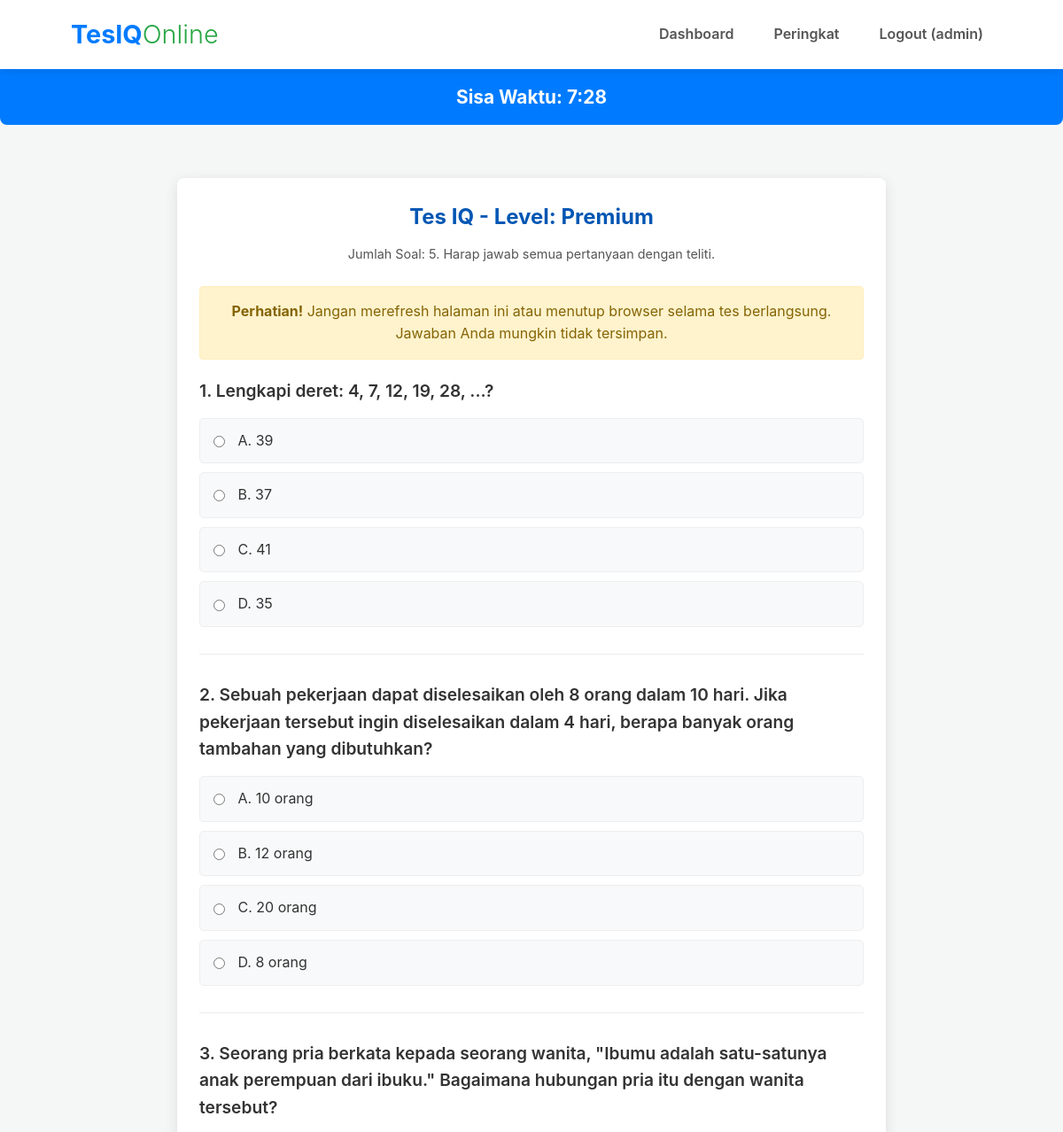
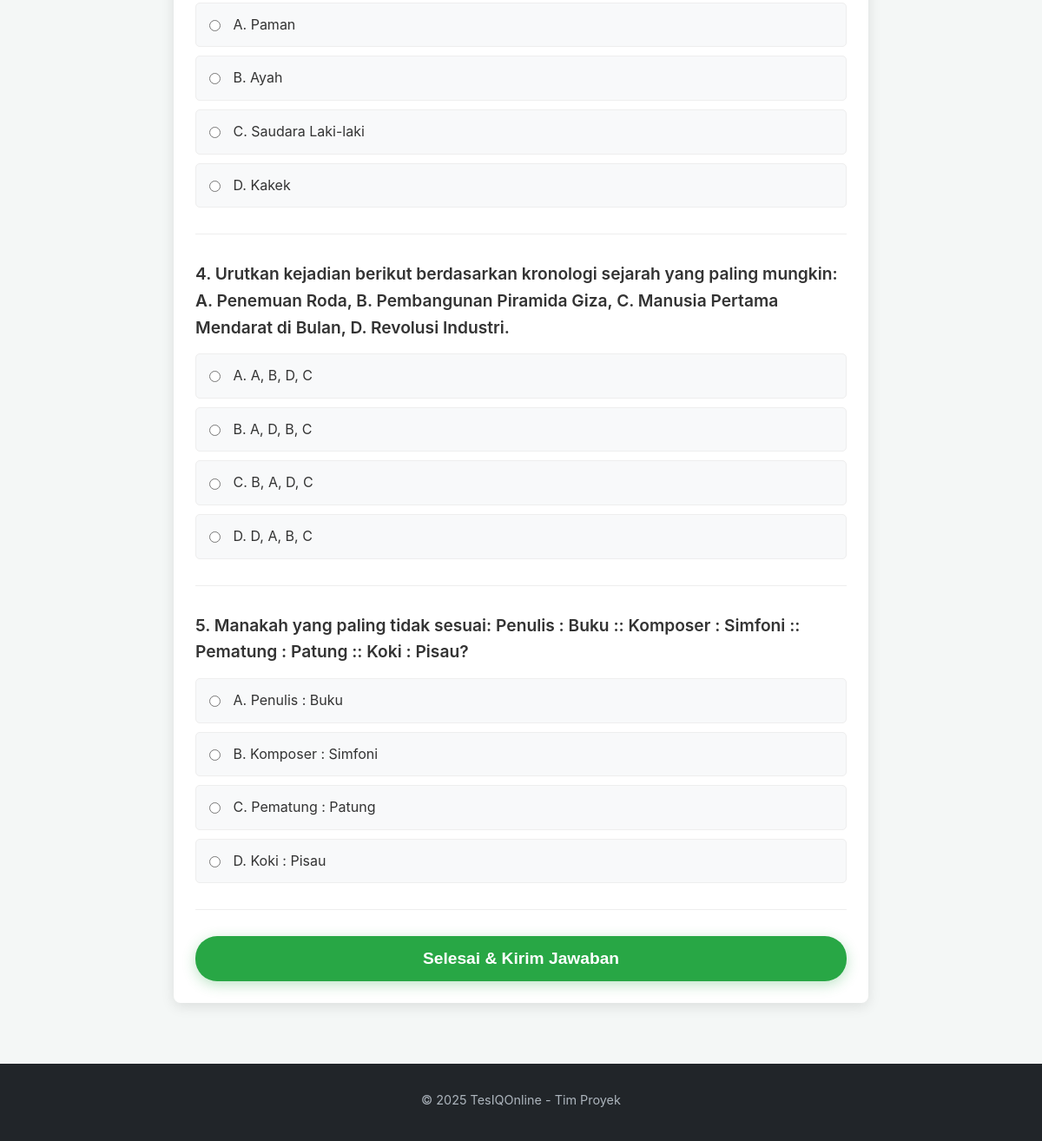
Page /test.php?level_id=4 (signed in) on the committed database (2 pictures, top to bottom).
### tables this page shows
CREATE TABLE IF NOT EXISTS `levels` (
  `id` int(11) NOT NULL AUTO_INCREMENT,
  `level_name` varchar(50) NOT NULL,
  `description` text DEFAULT NULL,
  PRIMARY KEY (`id`),
  UNIQUE KEY `level_name` (`level_name`)
);

CREATE TABLE IF NOT EXISTS `questions` (
  `id` int(11) NOT NULL AUTO_INCREMENT,
  `level_id` int(11) NOT NULL,
  `question_number` int(11) NOT NULL,
  `question_text` text NOT NULL,
  `option_a` varchar(255) NOT NULL,
  `option_b` varchar(255) NOT NULL,
  `option_c` varchar(255) NOT NULL,
  `option_d` varchar(255) NOT NULL,
  `correct_option` char(1) NOT NULL,
  `points` int(11) NOT NULL DEFAULT 10,
  `created_at` timestamp NOT NULL DEFAULT current_timestamp(),
  PRIMARY KEY (`id`),
  KEY `level_id` (`level_id`),
  CONSTRAINT `questions_ibfk_1` FOREIGN KEY (`level_id`) REFERENCES `levels` (`id`) ON DELETE CASCADE
);

### test.php (the view, shortened to what this page needs)
<?php
require_once 'config/db.php';
$level_id = intval($_GET['level_id']);
$stmt_level = $conn->prepare("SELECT level_name, description FROM levels WHERE id = ?");
$stmt_level->bind_param("i", $level_id);
$stmt_level->execute();
$result_level = $stmt_level->get_result();
$level_data = $result_level->fetch_assoc();
$level_name = $level_data['level_name'];
$jumlah_soal_per_tes = 10;
$questions = [];
$stmt_questions = $conn->prepare("SELECT id, question_text, option_a, option_b, option_c, option_d FROM questions WHERE level_id = ? ORDER BY RAND() LIMIT ?");
$stmt_questions->bind_param("ii", $level_id, $jumlah_soal_per_tes);
$stmt_questions->execute();
$result_questions = $stmt_questions->get_result();
if ($result_questions->num_rows > 0) {
    while ($row = $result_questions->fetch_assoc()) {
        $questions[] = $row;
    }
}
$waktu_per_soal_detik = 90;
$total_waktu_tes_detik = count($questions) * $waktu_per_soal_detik;
?>
<!DOCTYPE html>
<html lang="id">
<head>
    <link rel="stylesheet" href="assets/css/style.css">
    <link rel="stylesheet" href="assets/css/test.css">
</head>
<body>
    <header>
        <div class="container">
            <div class="logo">
                 <h1><a href="index.php" style="text-decoration: none; color: inherit;">TesIQ<span class="logo-online">Online</span></a></h1>
            </div>
            <nav>
                <ul>
                    <li><a href="dashboard_user.php">Dashboard</a></li>
                    <li><a href="ranking.php">Peringkat</a></li>
                    <li><a href="logout.php">Logout (<?php echo htmlspecialchars($_SESSION['username']); ?>)</a></li>
                </ul>
            </nav>
        </div>
    </header>
    <div class="timer" id="timer">
        Sisa Waktu: <span id="time">--:--</span>
    </div>
    <main>
        <div class="test-container" data-timeleft="<?php echo $total_waktu_tes_detik; ?>">
            <h2 style="text-align:center; margin-bottom:10px; color:#0056b3;">Tes IQ - Level: <?php echo htmlspecialchars($level_name); ?></h2>
            <p style="text-align:center; margin-bottom:25px; font-size:0.9em; color:#555;">Jumlah Soal: <?php echo count($questions); ?>. Harap jawab semua pertanyaan dengan teliti.</p>
            <div class="warning-message">
                <strong>Perhatian!</strong> Jangan merefresh halaman ini atau menutup browser selama tes berlangsung. Jawaban Anda mungkin tidak tersimpan.
            </div>
            <form action="submit_test.php" method="POST" id="testForm">
                <?php foreach ($questions as $index => $q): ?>
                    <div class="question-block">
                        <p class="question-text"><?php echo ($index + 1) . ". " . htmlspecialchars($q['question_text']); ?></p>
                        <div class="options">
                            <input type="hidden" name="questions_ids[<?php echo $q['id']; ?>]" value="<?php echo $q['id']; ?>"> <label>
                                <input type="radio" name="answers[<?php echo $q['id']; ?>]" value="A" required>
                                A. <?php echo htmlspecialchars($q['option_a']); ?>
                            </label>
                            <label>
                                <input type="radio" name="answers[<?php echo $q['id']; ?>]" value="B">
                                B. <?php echo htmlspecialchars($q['option_b']); ?>
                            </label>
                            <label>
                                <input type="radio" name="answers[<?php echo $q['id']; ?>]" value="C">
                                C. <?php echo htmlspecialchars($q['option_c']); ?>
                            </label>
                            <label>
                                <input type="radio" name="answers[<?php echo $q['id']; ?>]" value="D">
                                D. <?php echo htmlspecialchars($q['option_d']); ?>
                            </label>
                        </div>
                    </div>
                <?php endforeach; ?>
                <button type="submit" class="btn btn-primary submit-test-btn">Selesai & Kirim Jawaban</button>
            </form>
        </div>
    </main>
    <footer style="margin-top: 50px;">
        <div class="container">
            <p>&copy; <?php echo date("Y"); ?> TesIQOnline - Tim Proyek</p>
        </div>
    </footer>
</body>
</html>

### assets/css/style.css (style rules this page uses)
* { margin: 0; padding: 0; box-sizing: border-box; }
body { font-family: -apple-system, BlinkMacSystemFont, "Segoe UI", Roboto, Helvetica, Arial, sans-serif, "Apple Color Emoji", "Segoe UI Emoji", "Segoe UI Symbol"; line-height: 1.6; color: #333; background-color: #f4f7f6; display: flex; flex-direction: column; min-height: 100vh; }
.container { width: 90%; max-width: 1100px; margin: 0 auto; padding: 0 20px; }
header { background-color: #ffffff; color: #333; padding: 1rem 0; box-shadow: 0 2px 10px rgba(0, 0, 0, 0.1); position: sticky; top: 0; z-index: 1000; }
header .container { display: flex; justify-content: space-between; align-items: center; }
header .logo h1 { font-size: 1.8rem; color: #007bff; font-weight: 700; }
header .logo .logo-online { color: #28a745; font-weight: 300; }
header nav ul { list-style: none; display: flex; }
header nav ul li { margin-left: 25px; }
header nav ul li a { text-decoration: none; color: #555; font-weight: 600; padding: 5px 10px; border-radius: 5px; transition: background-color 0.3s ease, color 0.3s ease; }
main { flex-grow: 1; padding-top: 20px; }
.btn { display: inline-block; padding: 12px 28px; text-decoration: none; border-radius: 25px; font-weight: 600; transition: background-color 0.3s ease, transform 0.2s ease; font-size: 1rem; cursor: pointer; border: none; }
.btn-primary { background-color: #28a745; color: #fff; box-shadow: 0 4px 15px rgba(40, 167, 69, 0.3); }
footer { background-color: #212529; color: #adb5bd; text-align: center; padding: 30px 0; margin-top: auto; }
footer p { margin-bottom: 5px; font-size: 0.9rem; }

### assets/css/test.css (style rules this page uses)
.test-container { max-width: 800px; margin: 20px auto; padding: 25px; background-color: #fff; border-radius: 8px; box-shadow: 0 4px 15px rgba(0, 0, 0, 0.1); }
.question-block { margin-bottom: 30px; padding-bottom: 20px; border-bottom: 1px solid #eee; }
.question-text { font-size: 1.2rem; font-weight: 600; margin-bottom: 15px; color: #333; }
.options label { display: block; background-color: #f8f9fa; padding: 12px 15px; margin-bottom: 10px; border-radius: 5px; cursor: pointer; transition: background-color 0.2s ease-in-out, border-color 0.2s ease-in-out; border: 1px solid #eee; }
.options input[type="radio"] { margin-right: 10px; vertical-align: middle; }
.timer { position: sticky; top: 70px; background-color: #007bff; color: white; padding: 15px; text-align: center; font-size: 1.3rem; font-weight: bold; border-radius: 0 0 8px 8px; z-index: 900; margin-bottom: 20px; }
header { position: sticky; top: 0; z-index: 1000; }
.submit-test-btn { display: block; width: 100%; padding: 15px; font-size: 1.2rem; margin-top: 30px; }
.warning-message { background-color: #fff3cd; color: #856404; padding: 15px; margin-bottom: 20px; border: 1px solid #ffeeba; border-radius: 0.25rem; text-align: center; }

### rows in the picture
levels: level_name "Premium"
questions: question_text "Lengkapi deret: 4, 7, 12, 19, 28, ...?", option_a "39", option_b "37", option_c "41", option_d "35"
questions: question_text "Sebuah pekerjaan dapat diselesaikan oleh 8 orang dalam 10 hari. Jika pekerjaan tersebut ingin diselesaikan dalam 4 hari, berapa banyak orang tambahan yang dibutuhkan?", option_a "10 orang", option_b "12 orang", option_c "20 orang", option_d "8 orang"
questions: question_text "Seorang pria berkata kepada seorang wanita, \"Ibumu adalah satu-satunya anak perempuan dari ibuku.\" Bagaimana hubungan pria itu dengan wanita tersebut?", option_a "Paman", option_b "Ayah", option_c "Saudara Laki-laki", option_d "Kakek"
questions: question_text "Urutkan kejadian berikut berdasarkan kronologi sejarah yang paling mungkin: A. Penemuan Roda, B. Pembangunan Piramida Giza, C. Manusia Pertama Mendarat di Bulan, D. Revolusi Industri.", option_a "A, B, D, C", option_b "A, D, B, C", option_c "B, A, D, C", option_d "D, A, B, C"
questions: question_text "Manakah yang paling tidak sesuai: Penulis : Buku :: Komposer : Simfoni :: Pematung : Patung :: Koki : Pisau?", option_a "Penulis : Buku", option_b "Komposer : Simfoni", option_c "Pematung : Patung", option_d "Koki : Pisau"

### other values in the picture
$_SESSION['username'] "admin"
count($questions) "5"
